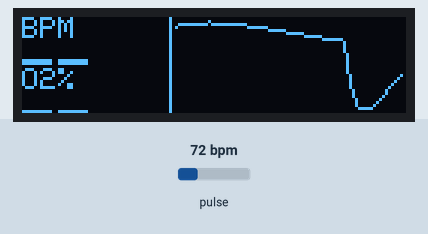
Recording of a sketch running on a simulated Arduino Uno, built with avr-gcc and run on an emulated ATmega328P. Parts: 128×32 one-colour display. The test bench sets the inputs (shaded band); at power-on: pulse 72 bpm. What the sketch prints to the serial monitor is not drawn.

Above: at 1.2 s.
1.3 s: pulse set to 42 bpm
At 1.53 s:
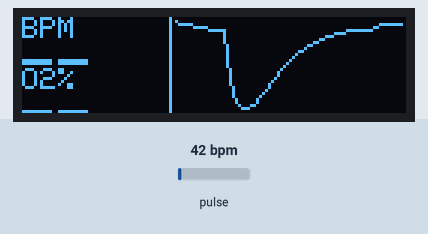
2.9 s: pulse set to 70 bpm
At 3.53 s:
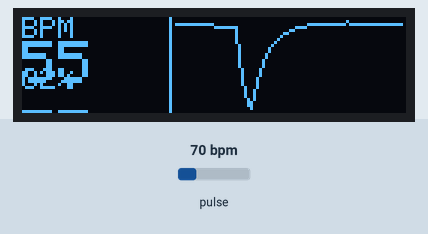
5.5 s: pulse set to 100 bpm
At 5.73 s:
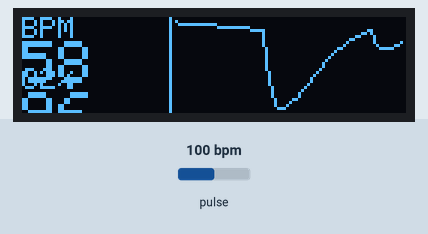
Timing chart, 0 to 8.5 s (numbered marks = the images above; inputs shaded):
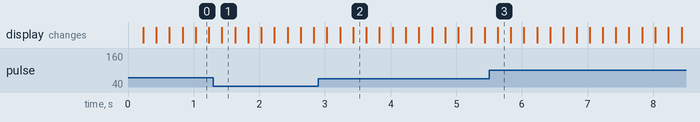

The sketch:

oximeter_functions.ino
```cpp
#include <MAX30105.h>
#include <heartRate.h>
#include <spo2_algorithm.h>

#include <Adafruit_GFX.h>
#include <Adafruit_GrayOLED.h>
#include <Adafruit_SPITFT.h>
#include <Adafruit_SPITFT_Macros.h>
#include <gfxfont.h>

#include <Adafruit_SSD1306.h>
#include <splash.h>

//Raspberry Pi Pico + MAX30102 + 128x32 OLED
// Required libraries: SparkFun MAX3010x, Adafruit GFX, Adafruit SSD1306.
// SparkFun library supports MAX30102

#include <Wire.h>
#include <MAX30105.h>
#include <Adafruit_GFX.h>
#include <Adafruit_SSD1306.h>
#include <math.h>

const int SDA_PIN = 8;           // Pico GPIO8 -> SDA
const int SCL_PIN = 9;           // Pico GPIO9 -> SCL
const int SCREEN_WIDTH = 128;
const int SCREEN_HEIGHT = 32;

MAX30105 sensor;
Adafruit_SSD1306 oled(SCREEN_WIDTH, SCREEN_HEIGHT, &Wire, -1);

// Designed for nominal 100 samples/second (must be verified experimentally).
const float HP_ALPHA = 0.9695f;  // ~0.5 Hz high-pass
const float LP_ALPHA = 0.2222f;  // ~4 Hz low-pass
const float DC_ALPHA = 0.005f;  // slow running DC baseline
const float AC_ALPHA = 0.01f;   // smooth absolute AC amplitude

uint32_t redRaw = 0, irRaw = 0;
float redDC = 0, irDC = 0;
float redHP = 0, irHP = 0;
float redLP = 0, irLP = 0;
float lastRedRaw = 0, lastIrRaw = 0;
float redACsize = 0, irACsize = 0;
bool firstSample = true;
bool fingerPresent = false;
unsigned long fingerSince = 0;

float previousWave = 0, olderWave = 0, waveSize = 0;
unsigned long lastBeat = 0;
int beatIntervals[4] = {0, 0, 0, 0};
int intervalCount = 0, intervalPosition = 0;
float bpm = 0, spo2Estimate = 0;
bool bpmReady = false, spo2Ready = false;

const int WAVE_POINTS = 76;
float waveHistory[WAVE_POINTS] = {0};
int waveIndex = 0;
unsigned long lastDisplay = 0;
int serialCounter = 0;

// FUNCTION 1: Connect to OLED and MAX30102.
void setupDevices() {
  Wire.setSDA(SDA_PIN);
  Wire.setSCL(SCL_PIN);
  Wire.begin();
  Wire.setClock(100000); // I2C bus clock: 100 kHz, not the sensor sample rate.

  if (!oled.begin(SSD1306_SWITCHCAPVCC, 0x3C)) {
    Serial.println("OLED not detected - check wiring");
    while (true) delay(1000);
  }
  oled.clearDisplay();
  oled.setTextSize(1);
  oled.setTextColor(SSD1306_WHITE);
  oled.setCursor(0, 0);
  oled.println("Starting sensor...");
  oled.display();

  if (!sensor.begin(Wire, I2C_SPEED_STANDARD)) {
    Serial.println("MAX30102 not detected - check wiring");
    oled.println("MAX30102 ERROR");
    oled.display();
    while (true) delay(1000);
  }
  sensor.setup(0x24, 1, 2, 100, 411, 4096); // LED power, avg, mode, Hz, pulse, range
  Serial.println("DATA,ms,red_raw,ir_raw,ir_filtered,bpm,spo2_est");
}

// FUNCTION 2: Clear old readings if finger is removed.
void resetMeasurements() {
  firstSample = true;
  redACsize = irACsize = waveSize = 0;
  bpmReady = spo2Ready = false;
  bpm = spo2Estimate = 0;
  lastBeat = 0;
  intervalCount = intervalPosition = 0;
  olderWave = previousWave = 0;
  fingerSince = 0;
  waveIndex = 0;
  for (int i = 0; i < WAVE_POINTS; i++) waveHistory[i] = 0;
}

// FUNCTION 3: Extract the slowly varying DC level and filter RED/IR signals.
void filterSignals() {
  if (firstSample) {
    lastRedRaw = redDC = (float)redRaw;
    lastIrRaw = irDC = (float)irRaw;
    redHP = irHP = redLP = irLP = 0;
    firstSample = false;
  }
  redDC += DC_ALPHA * ((float)redRaw - redDC);
  irDC  += DC_ALPHA * ((float)irRaw - irDC);

  // One high-pass stage to suppress drift.
  redHP = HP_ALPHA * (redHP + (float)redRaw - lastRedRaw);
  irHP  = HP_ALPHA * (irHP + (float)irRaw - lastIrRaw);
  lastRedRaw = (float)redRaw;
  lastIrRaw = (float)irRaw;

  // One low-pass stage to smooth high-frequency noise.
  redLP += LP_ALPHA * (redHP - redLP);
  irLP  += LP_ALPHA * (irHP - irLP);

  // Simple AC amplitude measurements for the RED/IR ratio.
  redACsize += AC_ALPHA * (fabsf(redLP) - redACsize);
  irACsize  += AC_ALPHA * (fabsf(irLP) - irACsize);
}

// FUNCTION 4: Detect pulse peaks and calculate an average BPM.
void calculateBPM(unsigned long now) {
  float wave = -irLP; // flip IR waveform so peaks point upward
  waveSize += 0.01f * (fabsf(wave) - waveSize);
  float threshold = max(35.0f, 0.65f * waveSize);
  bool isPeak = previousWave > olderWave && previousWave >= wave;

  if (isPeak && previousWave > threshold &&
      (lastBeat == 0 || now - lastBeat >= 350)) {
    if (lastBeat != 0) {
      int interval = (int)(now - lastBeat);
      if (interval >= 375 && interval <= 1500) { // 40-160 BPM
        int sum = 0;
        for (int i = 0; i < intervalCount; i++) sum += beatIntervals[i];
        float average = intervalCount ? (float)sum / intervalCount : interval;
        if (intervalCount == 0 ||
            (interval > 0.7f * average && interval < 1.3f * average)) {
          beatIntervals[intervalPosition] = interval;
          intervalPosition = (intervalPosition + 1) % 4;
          if (intervalCount < 4) intervalCount++;
          sum = 0;
          for (int i = 0; i < intervalCount; i++) sum += beatIntervals[i];
          bpm = 60000.0f * intervalCount / sum;
          bpmReady = intervalCount >= 2;
        }
      }
    }
    lastBeat = now;
  }
  olderWave = previousWave;
  previousWave = wave;

  if (lastBeat != 0 && now - lastBeat > 3000) {
    bpmReady = false;
    lastBeat = 0;
    intervalCount = intervalPosition = 0;
  }
}

// FUNCTION 5: Rough, uncalibrated SpO2 estimate using RED/IR AC/DC ratio.
void calculateSpO2(unsigned long now) {
  spo2Ready = false;
  if (now - fingerSince < 5000) return; // wait ~5 seconds for signal settling
  if (redDC <= 10000 || irDC <= 10000 || redACsize <= 10 || irACsize <= 10) return;

  float ratio = (redACsize / redDC) / (irACsize / irDC);
  float estimate = 110.0f - 25.0f * ratio;
  if (estimate >= 70 && estimate <= 100) {
    spo2Estimate = estimate;
    spo2Ready = true;
  }
}

// FUNCTION 6: Remember the latest IR waveform samples for the OLED graph.
void saveWaveform() {
  waveHistory[waveIndex] = -irLP;
  waveIndex = (waveIndex + 1) % WAVE_POINTS;
}

// FUNCTION 7: Draw numbers and scrolling waveform on the OLED.
void drawOLED() {
  oled.clearDisplay();
  oled.setTextColor(SSD1306_WHITE);

  // ===== BPM =====
  oled.setTextSize(1);
  oled.setCursor(0, 0);
  oled.print("BPM");

  oled.setTextSize(2);
  oled.setCursor(0, 8);

  if (fingerPresent && bpmReady) {
    oled.print((int)(bpm + 0.5f));
  } else {
    oled.print("--");
  }

  // ===== SpO2 =====
  oled.setTextSize(1);
  oled.setCursor(0, 17);
  oled.print("O2%");

  oled.setTextSize(2);
  oled.setCursor(0, 25); // See note below

  if (fingerPresent && spo2Ready) {
    oled.print((int)(spo2Estimate + 0.5f));
  } else {
    oled.print("--");
  }

  // ===== Waveform =====
  oled.setTextSize(1);
  oled.drawFastVLine(49, 0, 32, SSD1306_WHITE);

  if (fingerPresent) {
    float low = waveHistory[0];
    float high = waveHistory[0];

    for (int i = 1; i < WAVE_POINTS; i++) {
      if (waveHistory[i] < low) low = waveHistory[i];
      if (waveHistory[i] > high) high = waveHistory[i];
    }

    float span = max(1.0f, high - low);

    for (int x = 1; x < WAVE_POINTS; x++) {
      float a = waveHistory[(waveIndex + x - 1) % WAVE_POINTS];
      float b = waveHistory[(waveIndex + x) % WAVE_POINTS];

      int ya = 30 - (int)((a - low) * 29.0f / span);
      int yb = 30 - (int)((b - low) * 29.0f / span);

      oled.drawLine(51 + x - 1, ya,
                    51 + x, yb, SSD1306_WHITE);
    }
  }

  oled.display();
}

// FUNCTION 8: Send values to a computer over USB serial.
void printSerial(unsigned long now) {
  serialCounter++;
  if (serialCounter < 4) return; // print only every 4th sample
  serialCounter = 0;
  Serial.print("DATA,");
  Serial.print(now); Serial.print(',');
  Serial.print(redRaw); Serial.print(',');
  Serial.print(irRaw); Serial.print(',');
  Serial.print(irLP, 1); Serial.print(',');
  if (fingerPresent && bpmReady) Serial.print(bpm, 1);
  Serial.print(',');
  if (fingerPresent && spo2Ready) Serial.print(spo2Estimate, 1);
  Serial.println();
}

// Arduino runs setup() once.
void setup() {
  Serial.begin(115200);
  setupDevices();
}

// Arduino repeats loop() continuously.
void loop() {
  sensor.check();                  // collect any waiting sensor samples
  while (sensor.available()) {    // process all samples currently available
    unsigned long now = millis();
    redRaw = sensor.getFIFORed();
    irRaw = sensor.getFIFOIR();
    sensor.nextSample();

    fingerPresent = (irRaw > 10000); // simple finger-presence estimate
    if (!fingerPresent) {
      resetMeasurements();
    } else {
      if (fingerSince == 0) fingerSince = now;
      filterSignals();
      calculateBPM(now);
      calculateSpO2(now);
      saveWaveform();
    }
    printSerial(now);
  }

  if (millis() - lastDisplay >= 200) { // update OLED ~5 times/sec
    lastDisplay = millis();
    drawOLED();
  }
}
```
